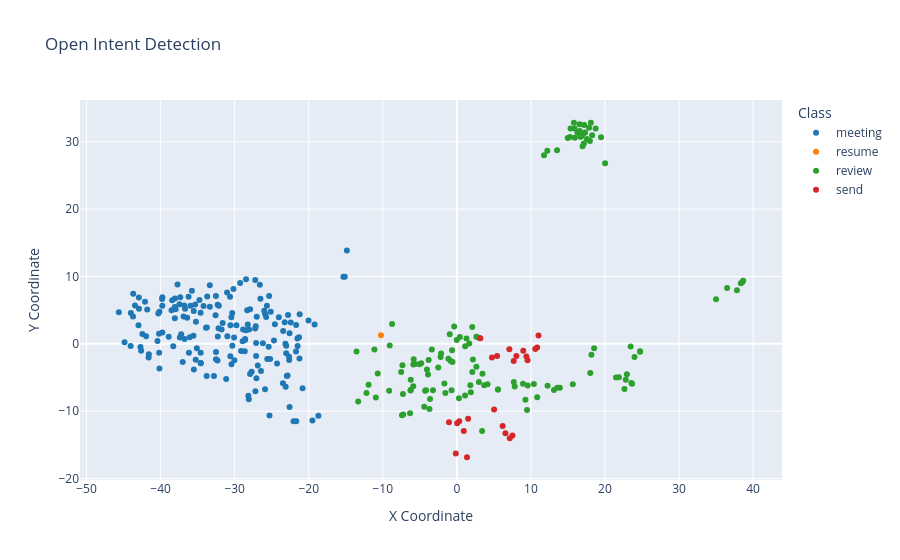

The cell this chart's notebook holds for it:
### Code cell
import plotly.express as px
import pandas as pd

# Prepare your data as a DataFrame
data = []
for class_name, coordinates in s_adb_dict.items():
    if coordinates:
        for coord in coordinates:
            data.append([coord[0], coord[1], class_name])
    else:
        print(f'Class "{class_name}" has no coordinates.')

custom_colors = [
    "rgb(31, 119, 180)", "rgb(255, 127, 14)", "rgb(44, 160, 44)",
    "rgb(214, 39, 40)", "rgb(148, 103, 189)", "rgb(140, 86, 75)",
    "rgb(227, 119, 194)", "rgb(127, 127, 127)", "rgb(188, 189, 34)",
    "rgb(23, 190, 207)", "rgb(174, 199, 232)", "rgb(255, 187, 120)",
    "rgb(152, 223, 138)", "rgb(255, 152, 150)", "rgb(197, 176, 213)",
    "rgb(196, 156, 148)", "rgb(247, 182, 210)", "rgb(199, 199, 199)",
    "rgb(219, 219, 141)", "rgb(158, 218, 229)"
]

# Convert to a DataFrame for easier plotting
df = pd.DataFrame(data, columns=["x", "y", "class"])

# Create a scatter plot using Plotly
fig = px.scatter(df, x="x", y="y", color="class", title="Open Intent Detection", 
                 labels={"x": "X Coordinate", "y": "Y Coordinate", "class": "Class"},
                 color_discrete_sequence=custom_colors)

# Show the interactive plot
fig.update_layout(showlegend=True)
fig.show()

### Figure 1 — Plotly figure (JSON) as saved in the notebook; plotly's stock layout.template omitted (floating-point values rounded to 4 significant figures; data arrays with more than 128 entries replaced by an {"elided": "..."} marker saying what was removed)
{"data": [{"hovertemplate": "Class=meeting<br>X Coordinate=%{x}<br>Y Coordinate=%{y}<extra></extra>", "legendgroup": "meeting", "marker": {"color": "rgb(31, 119, 180)", "symbol": "circle"}, "mode": "markers", "name": "meeting", "orientation": "v", "showlegend": true, "type": "scatter", "x": {"elided": "174 float values"}, "xaxis": "x", "y": {"elided": "174 float values"}, "yaxis": "y"}, {"hovertemplate": "Class=resume<br>X Coordinate=%{x}<br>Y Coordinate=%{y}<extra></extra>", "legendgroup": "resume", "marker": {"color": "rgb(255, 127, 14)", "symbol": "circle"}, "mode": "markers", "name": "resume", "orientation": "v", "showlegend": true, "type": "scatter", "x": [-10.25], "xaxis": "x", "y": [1.27], "yaxis": "y"}, {"hovertemplate": "Class=review<br>X Coordinate=%{x}<br>Y Coordinate=%{y}<extra></extra>", "legendgroup": "review", "marker": {"color": "rgb(44, 160, 44)", "symbol": "circle"}, "mode": "markers", "name": "review", "orientation": "v", "showlegend": true, "type": "scatter", "x": {"elided": "129 float values"}, "xaxis": "x", "y": {"elided": "129 float values"}, "yaxis": "y"}, {"hovertemplate": "Class=send<br>X Coordinate=%{x}<br>Y Coordinate=%{y}<extra></extra>", "legendgroup": "send", "marker": {"color": "rgb(214, 39, 40)", "symbol": "circle"}, "mode": "markers", "name": "send", "orientation": "v", "showlegend": true, "type": "scatter", "x": [10.84, 4.74, 7.68, -1.06, 7.51, 0.04, -0.14, 10.59, 5.03, 8.04, 9.55, 8.97, 1.37, 9.39, 1.52, 6.19, 6.56, 0.94, 5.43, 3.17, 11.03, 7.15, 7.09, 0.32], "xaxis": "x", "y": [-0.55, -2.04, -2.55, -11.64, -13.61, -11.81, -16.27, -0.78, -9.75, -1.82, -2.44, -1.04, -16.84, -1.89, -11.13, -12.2, -13.27, -12.94, -1.82, 0.81, 1.22, -14.03, -0.8, -11.48], "yaxis": "y"}], "layout": {"legend": {"title": {"text": "Class"}, "tracegroupgap": 0}, "showlegend": true, "title": {"text": "Open Intent Detection"}, "xaxis": {"anchor": "y", "domain": [0, 1], "title": {"text": "X Coordinate"}}, "yaxis": {"anchor": "x", "domain": [0, 1], "title": {"text": "Y Coordinate"}}}}
